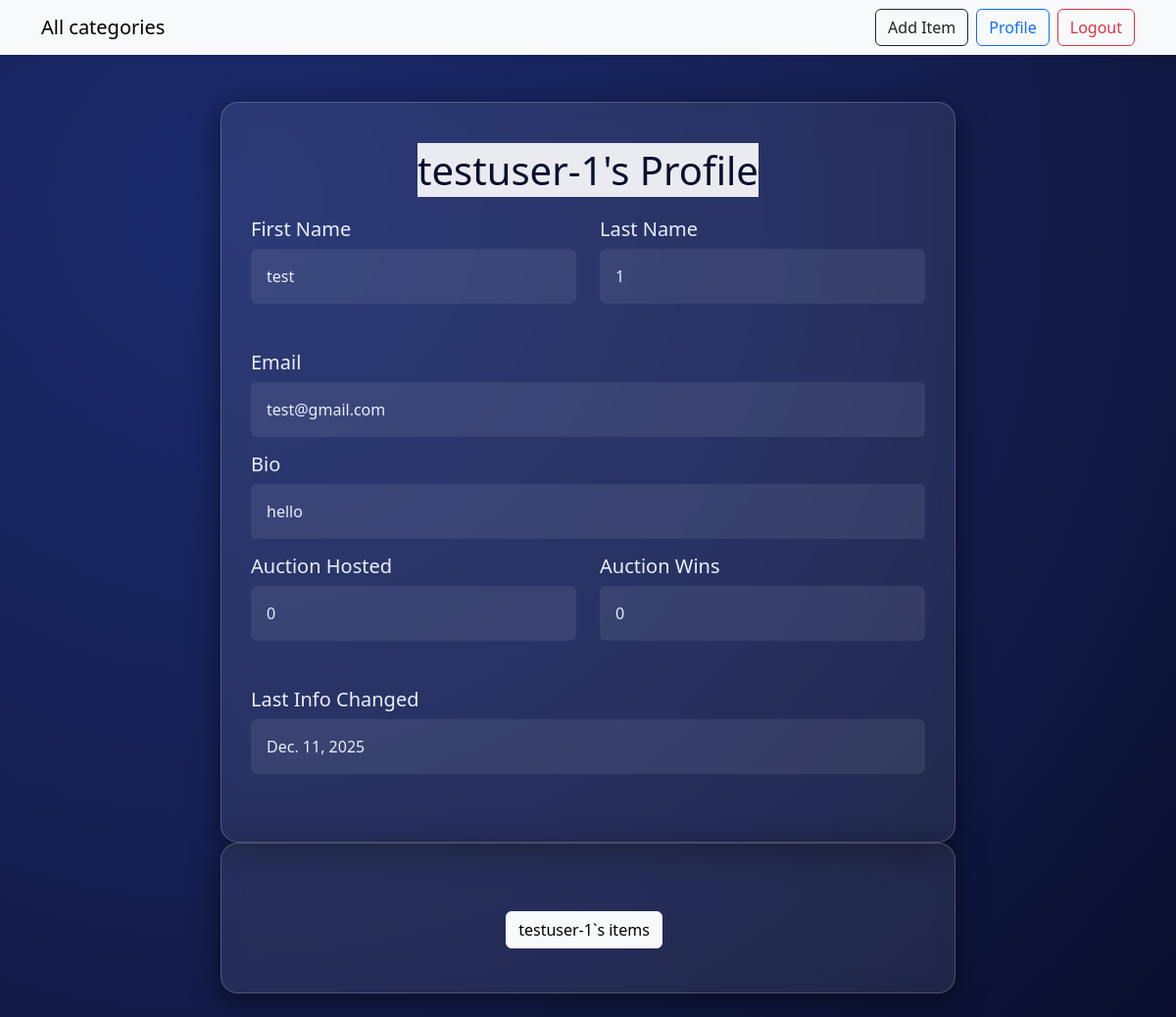
The page /accounts/profile/2/ on the database its author committed.
### users/models/CustomUser.py (models this page shows, shortened)
class CustomUser(AbstractUser):
    avatar = models.ImageField(upload_to='user-avatars', blank=True, default='default_images/default_avatar.png')
    biography = models.TextField(max_length=300, blank=True, default='')
    last_info_changed = models.DateField(auto_now=True)
    auction_wins = models.IntegerField(default=0)
    auction_hosted = models.IntegerField(default=0)

### users/views/settings_profile.py (the view)
# urls.py: path('profile/<int:pk>/', UserProfileView.as_view(), name='user-profile'),
class UserProfileView(DetailView):
    model = CustomUser
    template_name = 'profile-detail.html'
    context_object_name = 'user'

### users/templates/profile-detail.html (shortened to what this page needs)
{% extends 'base.html' %}
{% block content %}
<div class="main-card">
    <h1 class="text-center mb-4">
        <span>{{ user.username }}'s Profile</span>
    </h1>
    <div class="row mb-3">
        <div class="col-md-6 mb-3">
            <h5>First Name</h5>
            <p class="p-3 rounded" style="background-color: rgba(255,255,255,0.08);">{{ user.first_name|default:"-" }}</p>
        </div>
        <div class="col-md-6 mb-3">
            <h5>Last Name</h5>
            <p class="p-3 rounded" style="background-color: rgba(255,255,255,0.08);">{{ user.last_name|default:"-" }}</p>
        </div>
    </div>
    <div class="mb-3">
        <h5>Email</h5>
        <p class="p-3 rounded" style="background-color: rgba(255,255,255,0.08);">{{ user.email|default:"-" }}</p>
    </div>
    <div class="mb-3">
        <h5>Bio</h5>
        <p class="p-3 rounded" style="background-color: rgba(255,255,255,0.08);">{{ user.biography|default:"-" }}</p>
    </div>
    <div class="row mb-3">
        <div class="col-md-6 mb-3">
            <h5>Auction Hosted</h5>
            <p class="p-3 rounded" style="background-color: rgba(255,255,255,0.08);">{{ user.auction_hosted }}</p>
        </div>
        <div class="col-md-6 mb-3">
            <h5>Auction Wins</h5>
            <p class="p-3 rounded" style="background-color: rgba(255,255,255,0.08);">{{ user.auction_wins }}</p>
        </div>
    </div>
    <div class="mb-3">
        <h5>Last Info Changed</h5>
        <p class="p-3 rounded" style="background-color: rgba(255,255,255,0.08);">{{ user.last_info_changed }}</p>
    </div>
</div>
<div class="main-card">
    <div class="text-center mt-4">
        <a href="{% url 'user-items' user.pk %}" class="btn btn-light me-2">{{ user.username }}`s items</a>
    </div>
</div>
{% endblock %}

### templates/base.html (style rules this page uses)
body { background: radial-gradient(circle at 20% 20%, #1a2a6c, #162054, #0a0f2e); background-attachment: fixed; font-family: 'Segoe UI', sans-serif; color: #e8f0ff; margin: 0; padding-top: 80px; min-height: 100vh; }
.main-card { background-color: rgba(255, 255, 255, 0.08); backdrop-filter: blur(10px); border-radius: 18px; padding: 45px 30px; max-width: 750px; margin: 0 auto; box-shadow: 0 8px 30px rgba(0, 0, 0, 0.5); border: 1px solid rgba(255, 255, 255, 0.2); }
.main-card h1 span { background-color: rgba(255, 255, 255, 0.9); color: #0a0f2e; }
a { text-decoration: none; color: inherit; }

### rows shown on the page
CustomUser: username "testuser-1", first_name "test", last_name "1", email "test@gmail.com", biography "hello", auction_hosted "0", auction_wins "0", last_info_changed "Dec. 11, 2025"
